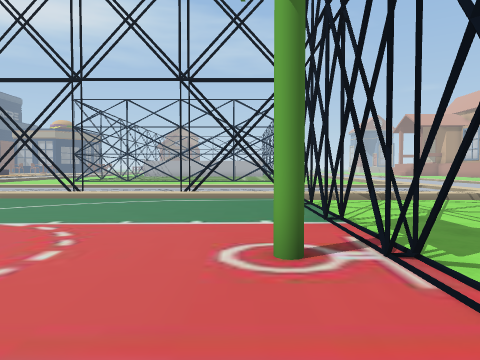
view 1 (above)

17 first-person views from a walk through a Unity game level. The camera is 1.4 m above the floor, tilts 2° down and sees 70° across. The floor is counted in squares, 1.8 m on a side. Each view is taken from the middle of a square. On the plan, view 1 faces up. The plan holds only what a view shows up to about 11 squares ahead; the rest is blank. The place goes on beyond the plan. The player is left out.

view 2
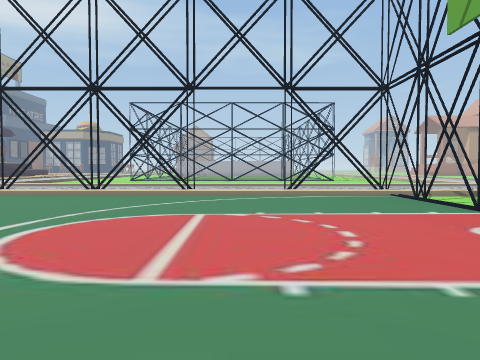

view 3
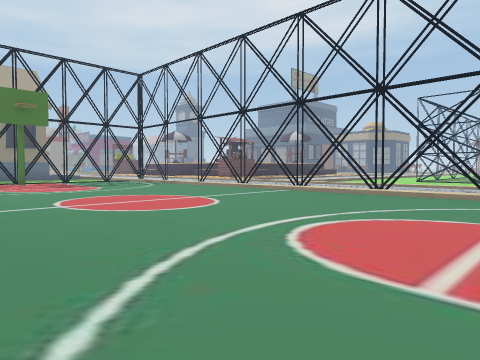

view 4
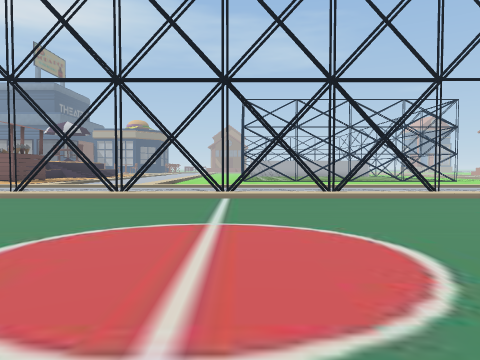

view 5
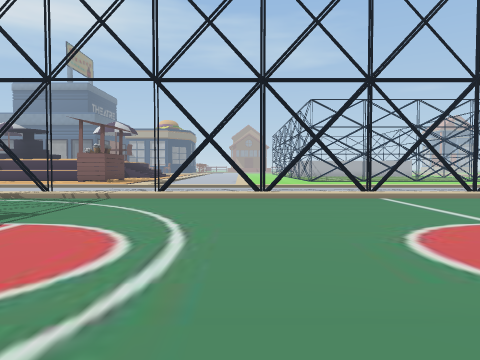

view 6
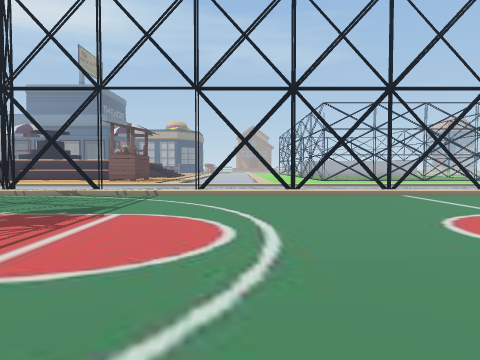

view 7
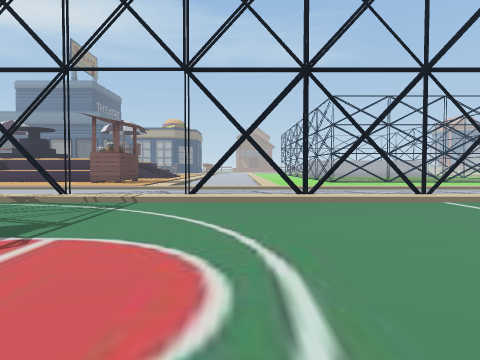

view 8
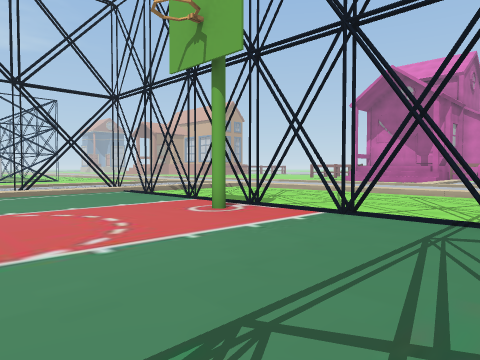

view 9
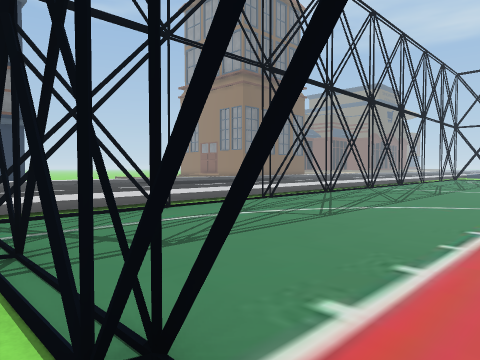

view 10
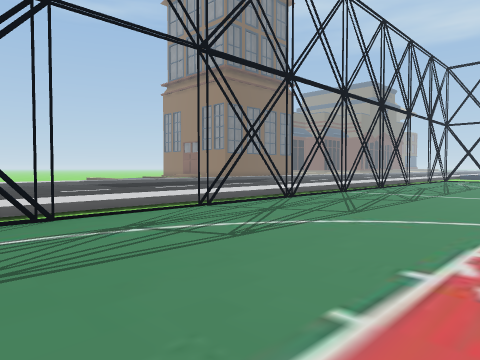

view 11
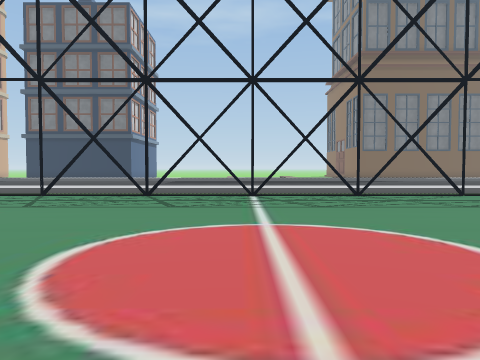

view 12
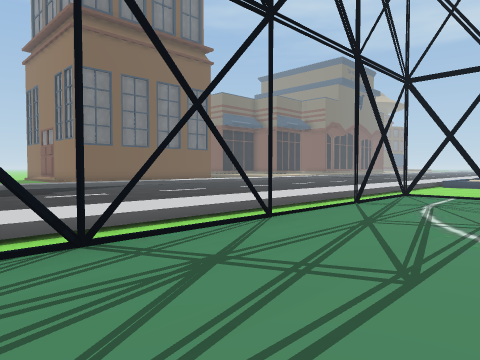

view 13
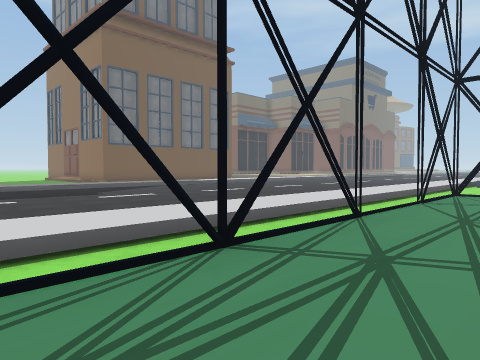

view 14
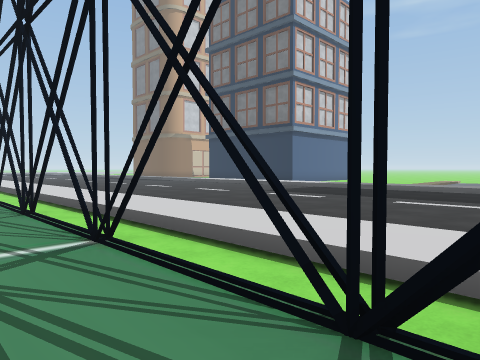

view 15
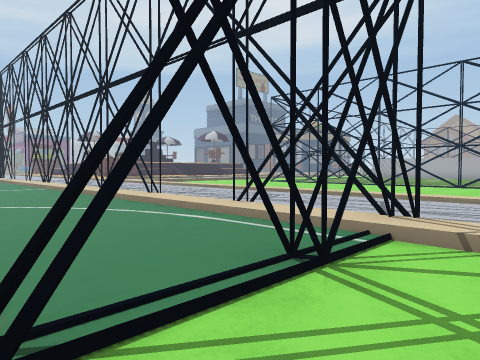

view 16
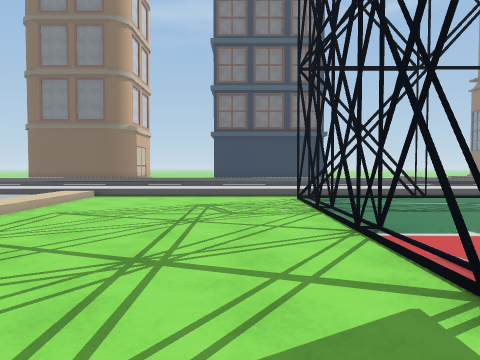

view 17
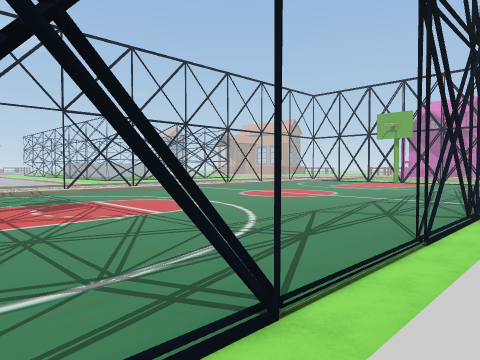

### Floor plan
Key: @ floor where view 1 was taken; # wall or solid block; x gap in a wall; . main floor; : floor 0.25 m higher than the main floor; / step, stairs or slope.
Columns run from 21 left of view 1 to 10 right of it. Each row starts with its distance up from view 1.
 18                      ..
 17                     ...
 16                     ...
 15
 14                     ...
 13                 ////////
 12 .............. .........
 11 ........................
 10 x##....  .##.##.#...#.##....
  9 :::::::##::::::::::#::##::::
  8 ......................x.....
  7 ......................x....
  6  .....................##..
  5   ....................##..
  4   .........................
  3  .........................../
  2  .........................../
  1  .....................##..../
  0  ....................@##..../
 -1  .....................x...../
 -2 ......................x...../.
 -3 #..# .#..#..#.#... #..##..../..
 -4 #....#.##.##.##.##..#.##..../..
 -5 ::::::::::::::::::::::::::::::::
 -6 ////////////////////////////////
 -7  .................
 -8  ....................
 -9   ...................
-10    ............. ....
-11     ..........
-12      .........
-13       ......
-14        /////

Positions as (right, up) in squares from view 1, and headings:
1: (0, 0), facing up
2: (-3, -1), facing up
3: (-3, -1), facing up-left
4: (-10, 0), facing up
5: (-14, 0), facing up
6: (-15, -1), facing up
7: (-15, 1), facing up
8: (-4, -2), facing up-right
9: (2, 2), facing down-left
10: (0, 2), facing down-left
11: (-10, 6), facing down
12: (-12, 0), facing down-left
13: (-11, -1), facing down-left
14: (-14, -2), facing down-right
15: (3, 5), facing up-left
16: (3, 5), facing down
17: (-21, -5), facing up-right
